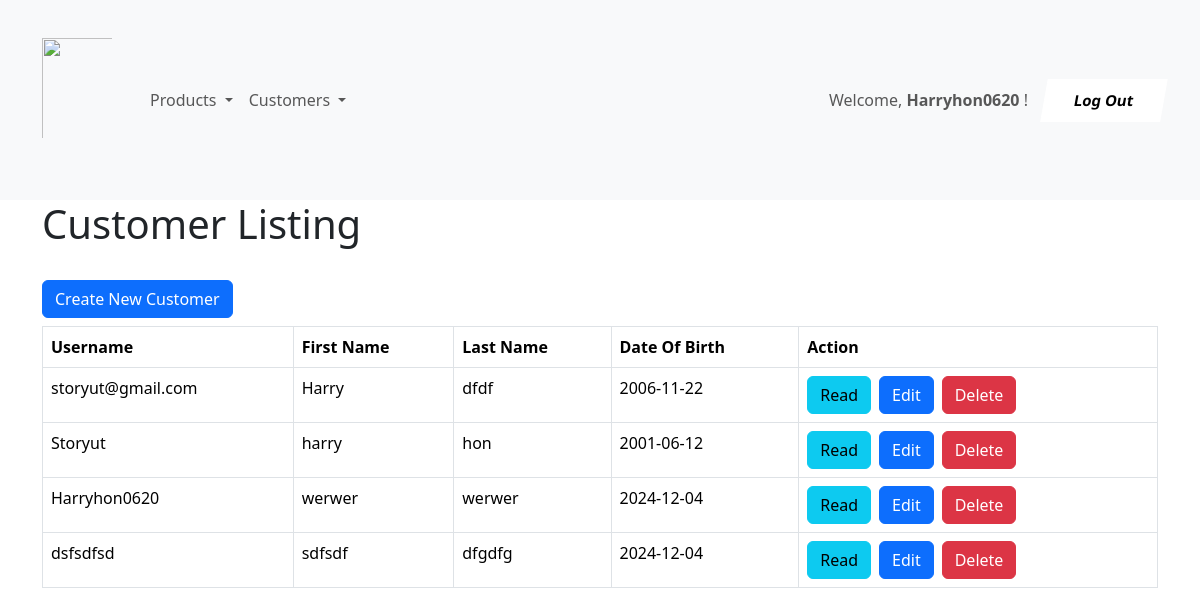
Page /shop/customer_listing.php (signed in) on the committed database.
### tables this page shows
CREATE TABLE IF NOT EXISTS `customers` (
  `user_id` int NOT NULL AUTO_INCREMENT,
  `username` varchar(128) NOT NULL,
  `password` varchar(128) NOT NULL,
  `first_name` text NOT NULL,
  `last_name` text NOT NULL,
  `gender` text NOT NULL,
  `date_of_birth` date NOT NULL,
  `registration_time` timestamp NOT NULL DEFAULT CURRENT_TIMESTAMP,
  `account_status` tinyint(1) NOT NULL DEFAULT '1',
  PRIMARY KEY (`user_id`)
);

### shop/customer_listing.php (the view, shortened to what this page needs)
<!DOCTYPE HTML>
<html>
<head>
    <link href="https://cdn.jsdelivr.net/npm/bootstrap@5.3.3/dist/css/bootstrap.min.css" rel="stylesheet">
</head>
<body>
    <?php
    include 'menu.php';
    ?>
    <div class="container">
        <div class="page-header">
            <h1>Customer Listing</h1>
        </div>
        <?php
        include 'config/database.php';
        $query = "SELECT user_id, username, first_name, last_name, date_of_birth FROM customers ORDER BY username DESC";
        $stmt = $con->prepare($query);
        $stmt->execute();
        $num = $stmt->rowCount();
        echo "<br> <a href='customer_create.php' class='btn btn-primary m-b-1em mb-2'>Create New Customer</a>";
        if ($num > 0) {
            echo "<table class='table table-hover table-responsive table-bordered'>";
            echo "<tr>";
            echo "<th>Username</th>";
            echo "<th>First Name</th>";
            echo "<th>Last Name</th>";
            echo "<th>Date Of Birth</th>";
            echo "<th>Action</th>";
            echo "</tr>";
            while ($row = $stmt->fetch(PDO::FETCH_ASSOC)) {
                extract($row);
                echo "<tr>";
                echo "<td>{$username}</td>";
                echo "<td>{$first_name}</td>";
                echo "<td>{$last_name}</td>";
                echo "<td>{$date_of_birth}</td>";
                echo "<td>";
                echo "<a href='customer_details.php?userid={$user_id}' class='btn btn-info m-r-1em me-2'>Read</a>";
                echo "<a href='customer_update.php?userid={$user_id}' class='btn btn-primary m-r-1em me-2'>Edit</a>";
                echo "<a href='#' onclick='delete_user({$user_id});'  class='btn btn-danger me-2'>Delete</a>";
                echo "</td>";
                echo "</tr>";
            }
            echo "</table>";
        }
        else {
            echo "<div class='alert alert-danger'>No records found.</div>";
        }
        ?>
    </div>
</body>
</html>

### rows in the picture
customers: username "storyut@gmail.com", first_name "Harry", last_name "dfdf", date_of_birth "2006-11-22"
customers: username "Storyut", first_name "harry", last_name "hon", date_of_birth "2001-06-12"
customers: username "Harryhon0620", first_name "werwer", last_name "werwer", date_of_birth "2024-12-04"
customers: username "dsfsdfsd", first_name "sdfsdf", last_name "dfgdfg", date_of_birth "2024-12-04"

### other values in the picture
$_SESSION['username'] "Harryhon0620"
